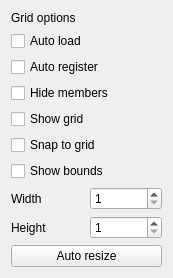
<?xml version="1.0" encoding="UTF-8"?>
<ui version="4.0">
 <class>GridOptions</class>
 <widget class="QWidget" name="GridOptions">
  <property name="geometry">
   <rect>
    <x>0</x>
    <y>0</y>
    <width>173</width>
    <height>275</height>
   </rect>
  </property>
  <property name="sizePolicy">
   <sizepolicy hsizetype="Preferred" vsizetype="Minimum">
    <horstretch>0</horstretch>
    <verstretch>0</verstretch>
   </sizepolicy>
  </property>
  <property name="windowTitle">
   <string>Form</string>
  </property>
  <layout class="QGridLayout" name="gridLayout_4" columnstretch="0,0">
   <item row="7" column="1">
    <widget class="QSpinBox" name="w_spinBox">
     <property name="minimum">
      <number>1</number>
     </property>
     <property name="maximum">
      <number>1024</number>
     </property>
     <property name="singleStep">
      <number>1</number>
     </property>
    </widget>
   </item>
   <item row="0" column="0" colspan="2">
    <widget class="QLabel" name="label">
     <property name="text">
      <string>Grid options</string>
     </property>
    </widget>
   </item>
   <item row="4" column="0" colspan="2">
    <widget class="QCheckBox" name="grid_checkBox">
     <property name="text">
      <string>Show grid</string>
     </property>
    </widget>
   </item>
   <item row="6" column="0" colspan="2">
    <widget class="QCheckBox" name="bounds_checkBox">
     <property name="text">
      <string>Show bounds</string>
     </property>
    </widget>
   </item>
   <item row="5" column="0" colspan="2">
    <widget class="QCheckBox" name="snap_to_grid_checkBox">
     <property name="text">
      <string>Snap to grid</string>
     </property>
    </widget>
   </item>
   <item row="3" column="0" colspan="2">
    <widget class="QCheckBox" name="hide_members_checkBox">
     <property name="text">
      <string>Hide members</string>
     </property>
    </widget>
   </item>
   <item row="1" column="0" colspan="2">
    <widget class="QCheckBox" name="auto_load_checkBox">
     <property name="text">
      <string>Auto load</string>
     </property>
    </widget>
   </item>
   <item row="8" column="1">
    <widget class="QSpinBox" name="h_spinBox">
     <property name="minimum">
      <number>1</number>
     </property>
     <property name="maximum">
      <number>1024</number>
     </property>
     <property name="singleStep">
      <number>1</number>
     </property>
    </widget>
   </item>
   <item row="13" column="0" colspan="2">
    <widget class="QPushButton" name="auto_resize">
     <property name="text">
      <string>Auto resize</string>
     </property>
    </widget>
   </item>
   <item row="2" column="0" colspan="2">
    <widget class="QCheckBox" name="auto_register_checkBox">
     <property name="text">
      <string>Auto register</string>
     </property>
    </widget>
   </item>
   <item row="8" column="0">
    <widget class="QLabel" name="height">
     <property name="text">
      <string>Height</string>
     </property>
    </widget>
   </item>
   <item row="7" column="0">
    <widget class="QLabel" name="width">
     <property name="text">
      <string>Width</string>
     </property>
    </widget>
   </item>
  </layout>
 </widget>
 <resources/>
 <connections/>
</ui>
